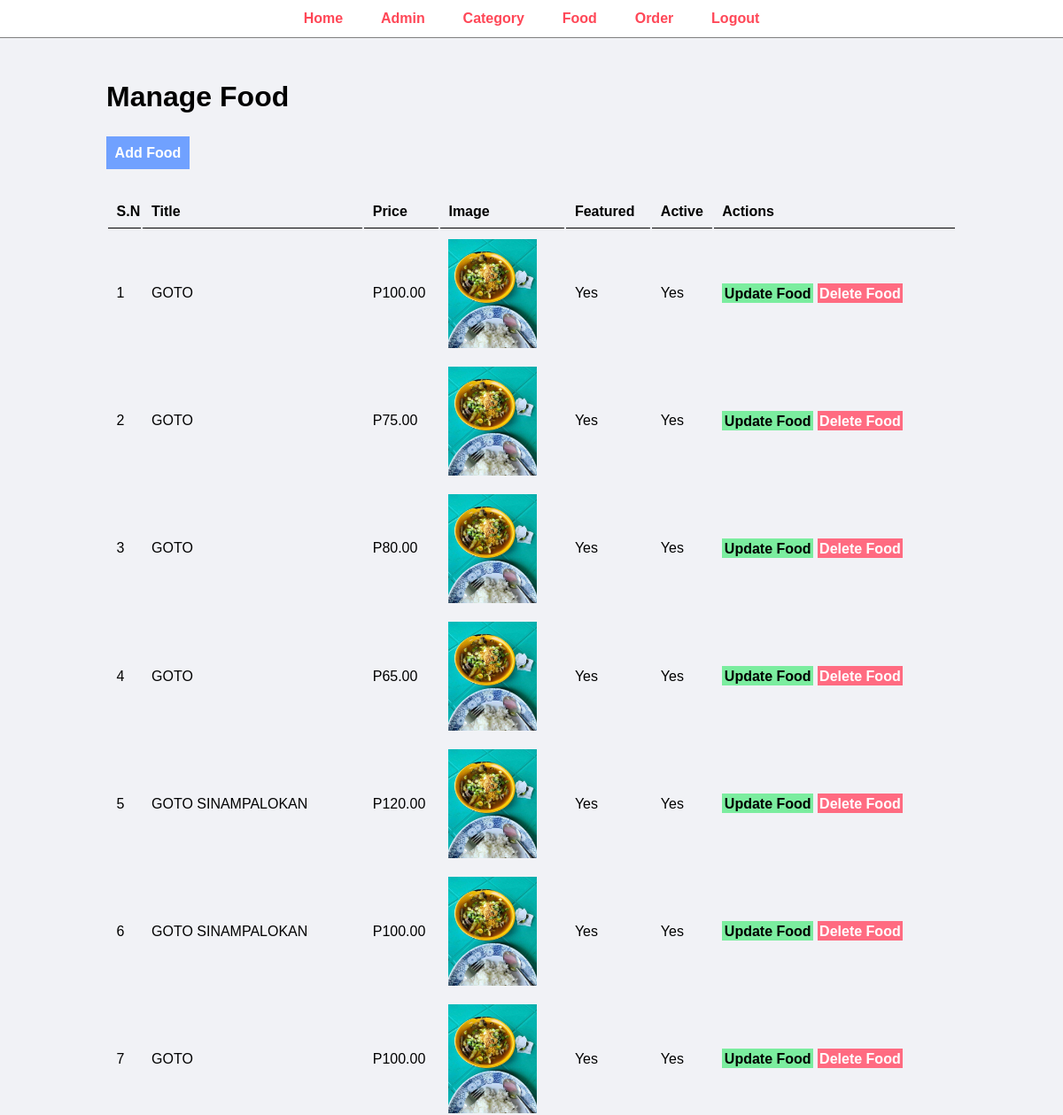
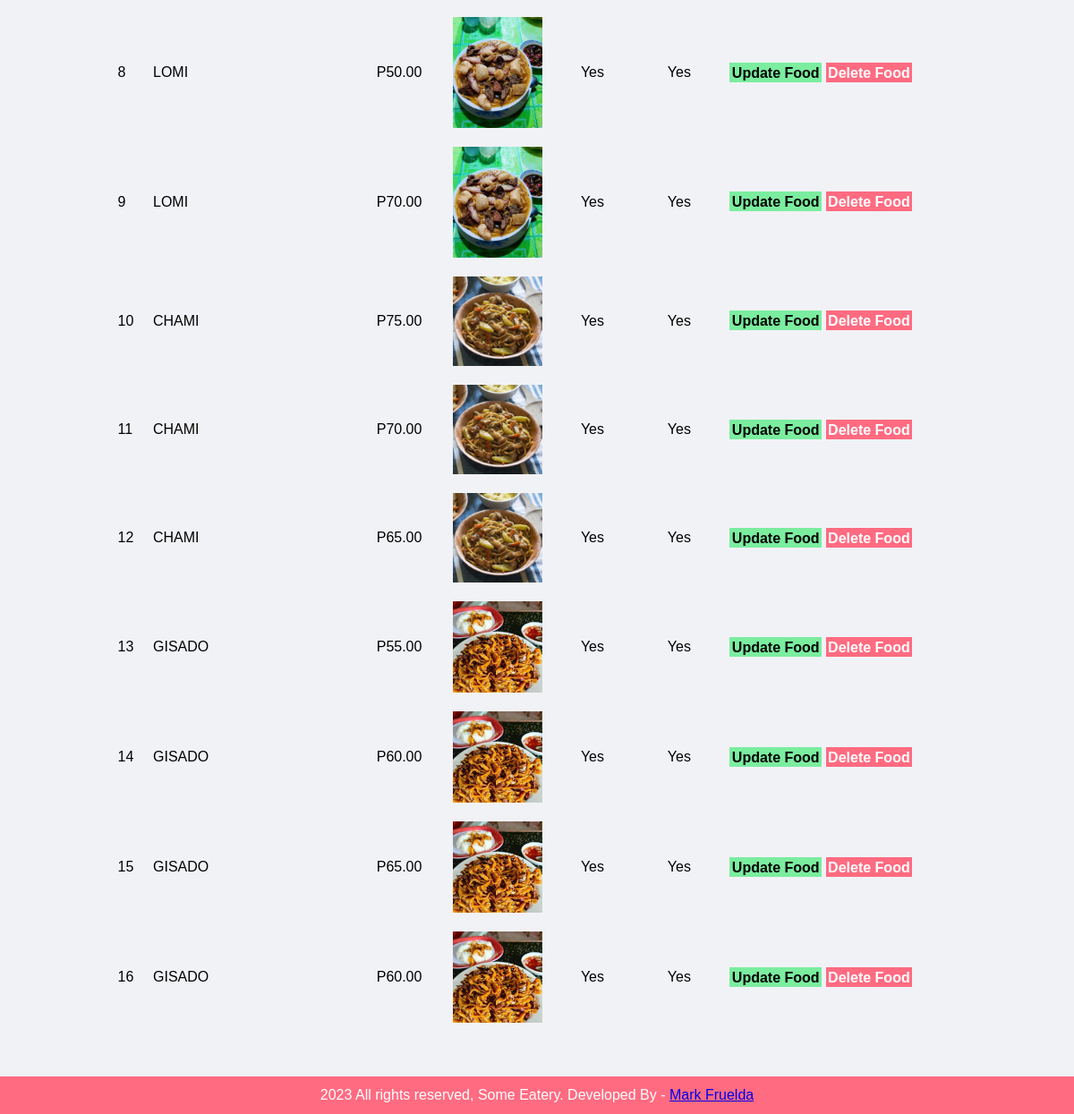
Screenshot of /admin/manage-food.php (signed in) with the database file from the repository (2 pictures, top to bottom).
### tables this page shows
CREATE TABLE `tbl_food` (
  `id` int(10) UNSIGNED NOT NULL,
  `title` varchar(100) NOT NULL,
  `description` text NOT NULL,
  `price` decimal(10,2) NOT NULL,
  `image_name` varchar(255) NOT NULL,
  `category_id` int(10) UNSIGNED NOT NULL,
  `featured` varchar(10) NOT NULL,
  `active` varchar(10) NOT NULL
);

### admin/manage-food.php (the view, shortened to what this page needs)
<?php include('partials/menu.php'); ?>
<div class="main-content">
    <div class="wrapper">
      <h1>Manage Food</h1>
      <br /><br />
<a href="<?php echo SITEURL;?>admin/add-food.php" class="btn-primary">Add Food</a>
<br /><br /><br />
<table class="tbl-full">
  <tr>
    <th>S.N</th>
    <th>Title</th>
    <th>Price</th>
    <th>Image</th>
    <th>Featured</th>
    <th>Active</th>
    <th>Actions</th>
  </tr>
   <?php
     $sql = "SELECT * FROM tbl_food";
     $res = mysqli_query($conn, $sql);
     $count = mysqli_num_rows($res);
     $sn=1;
     if($count>0)
     {
         while($row=mysqli_fetch_assoc($res))
         {
          $id = $row['id'];
          $title = $row['title'];
          $price = $row['price'];
          $image_name = $row['image_name'];
          $featured = $row['featured'];
          $active = $row['active'];
          ?>
          <tr>
               <td><?php echo $sn++; ?></td>
               <td><?php echo $title; ?></td>
               <td>P<?php echo $price; ?></td>
               <td>
                      <?php
                      if($image_name=="")
                      {
                        echo "<div class= 'error'>Image Not Added.</div>";
                      }
                      else
                      {
                        ?>
                        <img src="<?php echo SITEURL;?>images/food/<?php echo $image_name; ?>" width = "100px">
                        <?php
                      }
                      ?>
               </td>
               <td><?php echo $featured; ?></td>
               <td><?php echo $active; ?></td>
               <td>
                  <a href="<?php echo SITEURL; ?>admin/update-food.php?id=<?php echo $id; ?>" class="btn-secondary">Update Food</a>
                  <a href="<?php echo SITEURL; ?>admin/delete-food.php?id=<?php echo $id; ?>&image_name=<?php echo $image_name; ?>" class="btn-danger">Delete Food</a>
              </td>
          </tr>
          <?php
         }
     }
     else
     {
       echo "<tr><td colspan='7' class='error'>Food Not Added Yet.</td></tr>";
     }
   ?>
</table>
    </div>
</div>
<?php include('partials/footer.php'); ?>

### admin/partials/menu.php (shortened to what this page needs)
<html>
    <head>
    <link rel="stylesheet" href="../css/admin.css">
    </head>
    <body>
      <div class="menu text-center">
        <div class= "wrapper">
        <ul>
            <li><a href="index.php">Home</a></li>
            <li><a href="manage-admin.php">Admin</a></li>
            <li><a href="manage-category.php">Category</a></li>
            <li><a href="manage-food.php">Food</a></li>
            <li><a href="manage-order.php">Order</a></li>
            <li><a href="logout.php">Logout</a></li>
        </ul>
        </div>
       </div>

### admin/partials/footer.php
<div class="footer">
      <div class= "wrapper">
        <p class="text-center">2023 All rights reserved, Some Eatery. Developed By - <a href= "#"> Mark Fruelda</a></p>
        </div>
       </div>
    </body>
</html>

### css/admin.css (style rules this page uses)
* { margin: 0 0; padding: 0 0; font-family: Arial, Helvetica, sans-serif; }
.wrapper { padding: 1%; width: 80%; margin: 0 auto; }
.text-center { text-align: center; }
.tbl-full { width: 100%; }
table tr th { border-bottom: 1px solid black; padding: 1%; text-align: left; }
table tr td { padding: 1%; }
.btn-primary { background-color: #70a1ff; padding: 1%; color:white; text-decoration: none; font-weight: bold; }
.btn-secondary { background-color:#7bed9f; padding: 1%; color:black; text-decoration: none; font-weight: bold; }
.btn-danger { background-color:#ff6b81; padding: 1%; color:white; text-decoration: none; font-weight: bold; }
.menu { border-bottom: 1px solid grey; }
.menu ul { list-style-type: none; }
.menu ul li { display: inline; padding: 2%; }
.menu ul li a { text-decoration: none; font-weight: bold; color: #ff4757; }
.main-content { background-color: #f1f2f6; padding: 3% 0; }
.footer { background-color: #ff6b81; color: white; }

### rows the page displays
tbl_food: title "GOTO", price "100.00", image_name (picture), featured "Yes", active "Yes"
tbl_food: title "GOTO", price "75.00", image_name (picture), featured "Yes", active "Yes"
tbl_food: title "GOTO", price "80.00", image_name (picture), featured "Yes", active "Yes"
tbl_food: title "GOTO", price "65.00", image_name (picture), featured "Yes", active "Yes"
tbl_food: title "GOTO SINAMPALOKAN", price "120.00", image_name (picture), featured "Yes", active "Yes"
tbl_food: title "GOTO SINAMPALOKAN", price "100.00", image_name (picture), featured "Yes", active "Yes"
tbl_food: title "GOTO", price "100.00", image_name (picture), featured "Yes", active "Yes"
tbl_food: title "LOMI", price "50.00", image_name (picture), featured "Yes", active "Yes"
tbl_food: title "LOMI", price "70.00", image_name (picture), featured "Yes", active "Yes"
tbl_food: title "CHAMI", price "75.00", image_name (picture), featured "Yes", active "Yes"
tbl_food: title "CHAMI", price "70.00", image_name (picture), featured "Yes", active "Yes"
tbl_food: title "CHAMI", price "65.00", image_name (picture), featured "Yes", active "Yes"
tbl_food: title "GISADO", price "55.00", image_name (picture), featured "Yes", active "Yes"
tbl_food: title "GISADO", price "60.00", image_name (picture), featured "Yes", active "Yes"
tbl_food: title "GISADO", price "65.00", image_name (picture), featured "Yes", active "Yes"
tbl_food: title "GISADO", price "60.00", image_name (picture), featured "Yes", active "Yes"
